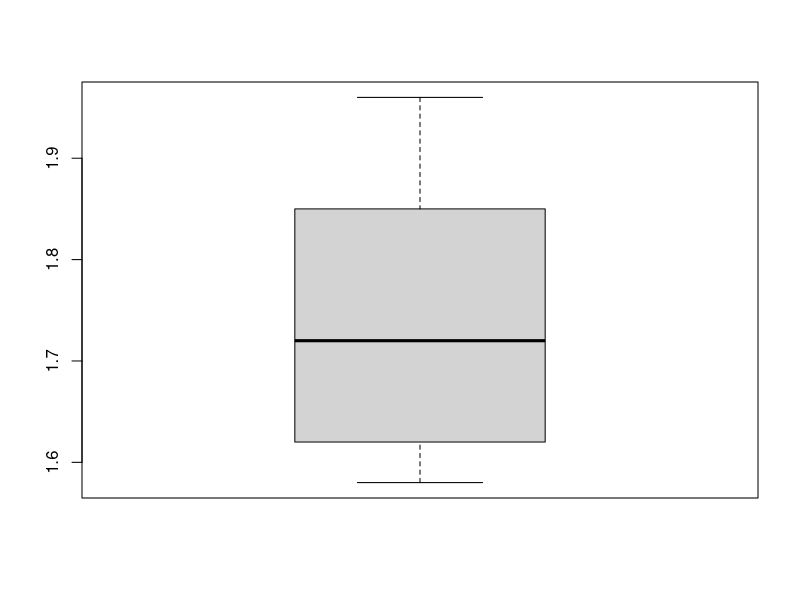
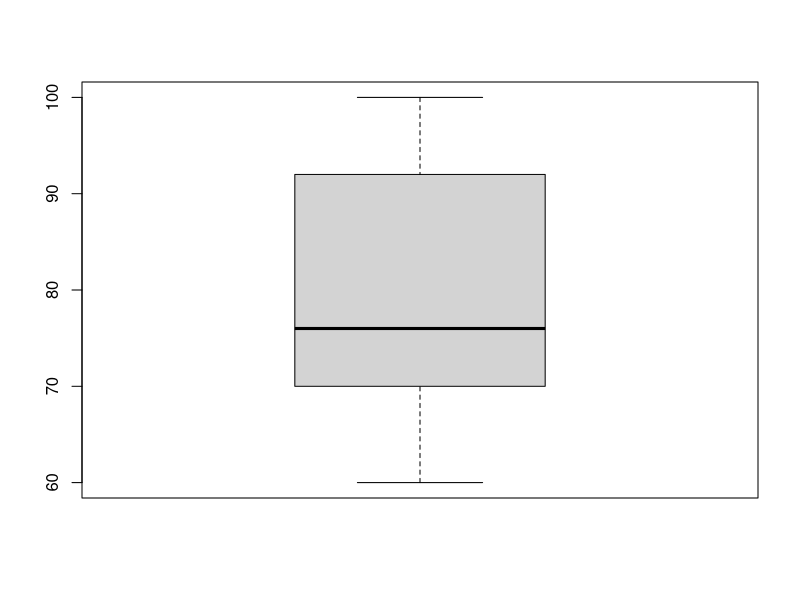
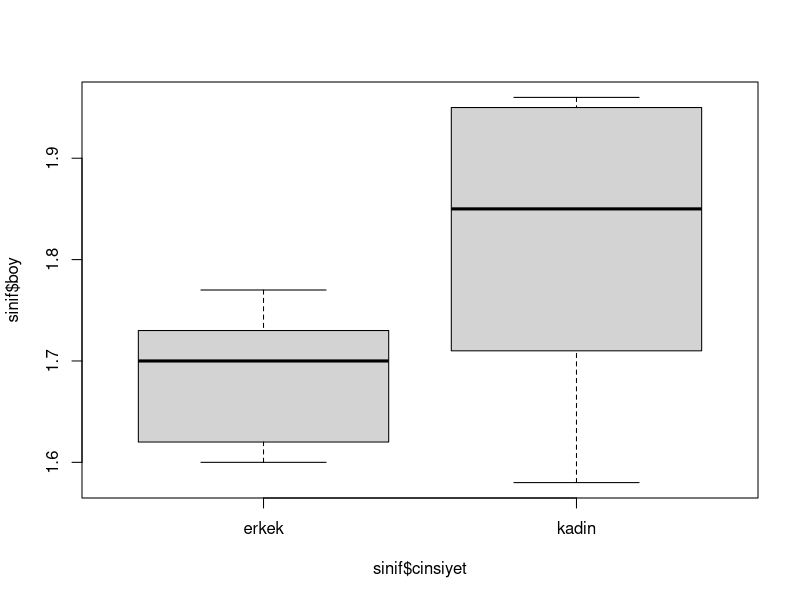
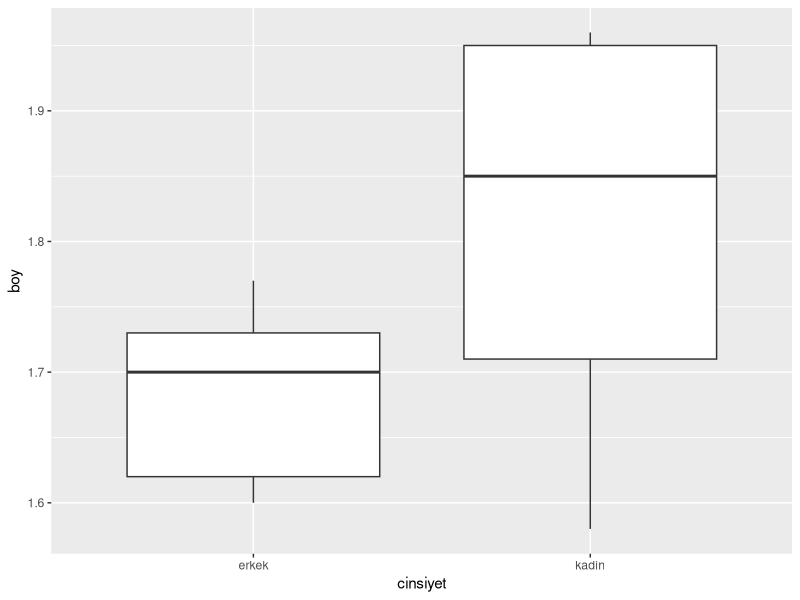

Generate these figures, in order, with R:
## ---- chunk 1
knitr::opts_chunk$set(echo = TRUE)
## ---- chunk 2
sinif <- read.table("data/sinif.txt", header = TRUE, stringsAsFactors = FALSE)
sinif <- read.table("data/sinif.txt", header = TRUE, stringsAsFactors = FALSE)
sinif <- read.table("data/sinif.txt", header = TRUE, stringsAsFactors = FALSE)
## ---- chunk 3
sinif$cinsiyet <- factor(sinif$cinsiyet)
sinif$el <- factor(sinif$el)
## ---- chunk 4
summary(sinif)
## ---- chunk 5
dim(sinif)
nrow(sinif)
ncol(sinif)
## ---- chunk 6
length(sinif$boy)
## ---- chunk 7
table(sinif$el)
## ---- chunk 8
table(sinif$cinsiyet, sinif$el)
## ---- chunk 9
table(sinif$boy)
## ---- chunk 10
sum(sinif$boy>1.80)
## ---- chunk 11
mean(sinif$boy)
## ---- chunk 12
median(sinif$boy)
## ---- chunk 13
summary(sinif$boy)
## ---- chunk 14
min(sinif$boy)
max(sinif$boy)
## ---- chunk 15
quantile(sinif$boy)
## ---- chunk 16
sort(sinif$boy)
## ---- chunk 17
cut(sinif$boy, 4, include.lowest = TRUE)
## ---- chunk 18
cut(sinif$boy, quantile(sinif$boy), include.lowest = TRUE)
## ---- chunk 19
table(cut(sinif$boy, quantile(sinif$boy), include.lowest = TRUE))
## ---- chunk 20
boxplot(sinif$boy, outline = FALSE)
## ---- chunk 21
summary(sinif$kilo)
## ---- chunk 22
boxplot(sinif$kilo)
## ---- chunk 23
boxplot(sinif$boy~sinif$cinsiyet)
## ---- chunk 24
library(ggplot2)
## ---- chunk 25
ggplot(data = sinif, aes(x = cinsiyet, y = boy)) + geom_boxplot()
